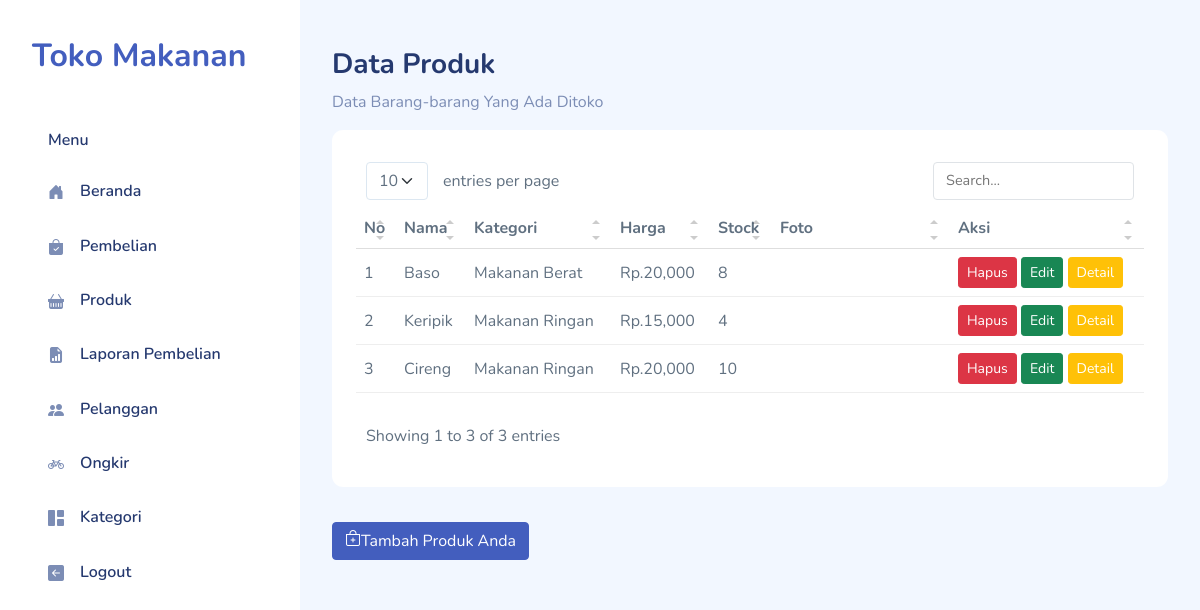
Screenshot of /admin/index.php?halaman=produk (signed in) with the database file from the repository.
### tables this page shows
CREATE TABLE `produk` (
  `id_produk` int(11) NOT NULL,
  `id_kategori` int(11) NOT NULL,
  `nama_produk` varchar(100) NOT NULL,
  `harga_produk` int(11) NOT NULL,
  `stock_produk` int(11) NOT NULL,
  `foto_produk` varchar(255) NOT NULL,
  `deskripsi_produk` text NOT NULL
);

CREATE TABLE `kategori` (
  `id_kategori` int(11) NOT NULL,
  `nama_kategori` varchar(100) NOT NULL
);

### admin/include/functions.php (called while the page is built, shortened)
<?php
$conn = new mysqli("localhost", "root", "", "toko-makanan");
function queryData($query) {
    global $conn;
    $result = mysqli_query($conn, $query);
    $rows = [];
    while($row = mysqli_fetch_assoc($result)) {
        $rows[] = $row;
    }
    return $rows;
}
?>

### admin/produk.php (the view, shortened to what this page needs)
<?php
$result = queryData("SELECT * FROM produk JOIN kategori ON produk.id_kategori = kategori.id_kategori");
$nomor = 1;
?>
<div class="page-heading">
    <div class="page-title">
        <div class="row">
            <div class="col-12 col-md-6 order-md-1 order-last">
                <h3>Data Produk</h3>
                <p class="text-subtitle text-muted">Data Barang-barang Yang Ada Ditoko</p>
            </div>
        </div>
    </div>
    <section class="section">
        <div class="card">
            <div class="card-body">
                <table class="table table-hover" id="table1">
                    <thead>
                        <tr>
                            <th>No</th>
                            <th>Nama</th>
                            <th>Kategori</th>
                            <th>Harga</th>
                            <th>Stock</th>
                            <th>Foto</th>
                            <th>Aksi</th>
                        </tr>
                    </thead>
                    <tbody>
                        <?php foreach($result as $row) : ?>
                        <tr>
                            <td><?= $nomor++; ?></td>
                            <td><?= $row["nama_produk"]; ?></td>
                            <td><?= $row["nama_kategori"]; ?></td>
                            <td>Rp.<?= number_format($row["harga_produk"]); ?></td>
                            <td><?= $row["stock_produk"]; ?></td>
                            <td>
                            </td>
                            <td>
                                <a href="index.php?halaman=hapusproduk&id=<?= $row["id_produk"];?>"
                                    onclick="return confirm('Yakin ?') ;" class=" btn btn-sm btn-danger">Hapus</a>
                                <a href="index.php?halaman=ubahproduk&id=<?= $row["id_produk"]; ?>"
                                    class=" btn btn-sm btn-success">Edit</a>
                                <a href="index.php?halaman=detailproduk&id=<?= $row["id_produk"]; ?>"
                                    class=" btn btn-sm btn-warning">Detail</a>
                            </td>
                        </tr>
                        <?php endforeach; ?>
                    </tbody>
                </table>
            </div>
        </div>
        <a href="index.php?halaman=tambahproduk" class="btn btn-primary"><i class="bi bi-bag-plus"></i>Tambah Produk
            Anda</a>
    </section>
</div>

### admin/include/header.php (shortened to what this page needs)
<?php
include('functions.php')
?>
<!DOCTYPE html>
<html lang="en">
<head>
    <link rel="stylesheet" href="./assets/css/bootstrap.css" />
    <link rel="stylesheet" href="./assets/vendors/iconly/bold.css" />
    <link rel="stylesheet" href="./assets/vendors/perfect-scrollbar/perfect-scrollbar.css" />
    <link rel="stylesheet" href="./assets/vendors/bootstrap-icons/bootstrap-icons.css" />
    <link rel="stylesheet" href="./assets/css/app.css" />
    <link rel="stylesheet" href="./assets/vendors/simple-datatables/style.css">
</head>
<body>
    <iv id="app">
        <div id="sidebar" class="active">
            <div class="sidebar-wrapper active">
                <div class="sidebar-header">
                    <div class="d-flex justify-content-between">
                        <div class="logo">
                            <a href="index.html">Toko Makanan</a>
                        </div>
                    </div>
                </div>
                <div class="sidebar-menu">
                    <ul class="menu">
                        <li class="sidebar-title">Menu</li>
                        <li class="sidebar-item">
                            <a href="index.php" class="sidebar-link">
                                <i class="bi bi-house-door-fill"></i>
                                <span>Beranda</span>
                            </a>
                        </li>
                        <li class="sidebar-item">
                            <a href="index.php?halaman=pembelian" class="sidebar-link">
                                <i class="bi bi-bag-check-fill"></i>
                                <span>Pembelian</span>
                            </a>
                        </li>
                        <li class="sidebar-item">
                            <a href="index.php?halaman=produk" class="sidebar-link">
                                <i class="bi bi-basket-fill"></i>
                                <span>Produk</span>
                            </a>
                        </li>
                        <li class="sidebar-item">
                            <a href="index.php?halaman=laporan_pembelian" class="sidebar-link">
                                <i class="bi bi-file-earmark-bar-graph-fill"></i>
                                <span>Laporan Pembelian</span>
                            </a>
                        </li>
                        <li class="sidebar-item">
                            <a href="index.php?halaman=pelanggan" class="sidebar-link">
                                <i class="bi bi-people-fill"></i>
                                <span>Pelanggan</span>
                            </a>
                        </li>
                        <li class="sidebar-item">
                            <a href="index.php?halaman=ongkir" class="sidebar-link">
                                <i class="bi bi-bicycle"></i>
                                <span>Ongkir</span>
                            </a>
                        </li>
                        <li class="sidebar-item">
                            <a href="index.php?halaman=kategori" class="sidebar-link">
                                <i class="bi bi-grid-1x2-fill"></i>
                                <span>Kategori</span>
                            </a>
                        </li>
                        <li class="sidebar-item">
                            <a href="index.php?halaman=logout" class="sidebar-link">
                                <i class="bi bi-arrow-left-square-fill"></i>
                                <span>Logout</span>
                            </a>
                        </li>
                    </ul>
                </div>
            </div>
        </div>

### admin/index.php (shortened to what this page needs)
<?php
include('include/header.php');
?>
<div id="main">
    <div class="page-content">
        <section class="row">
            <?php
            if(isset($_GET["halaman"]))  {
                if(($_GET["halaman"]=="produk")) {
                    include 'produk.php';
                }else if($_GET["halaman"]== "tambahproduk"){
                    include "tambahproduk.php";
                }else if($_GET["halaman"]== "hapusproduk"){
                    include "hapusproduk.php";
                }else if($_GET["halaman"]== "ubahproduk"){
                    include "ubahproduk.php";
                }else if($_GET["halaman"]== "detailproduk"){
                    include "detailproduk.php";
                }else if($_GET["halaman"]== "kategori"){
                    include "kategori.php";
                }else if($_GET["halaman"]== "tambahkategori"){
                    include "tambahkategori.php";
                }else if($_GET["halaman"]== "hapuskategori"){
                    include "hapuskategori.php";
                }else if($_GET["halaman"]== "pelanggan"){
                    include "pelanggan.php";
                }else if($_GET["halaman"]== "logout"){
                    include "logout.php";
                }else if($_GET["halaman"]== "pembelian"){
                    include "pembelian.php";
                }else if($_GET["halaman"]== "pembayaran"){
                    include "pembayaran.php";
                }else if($_GET["halaman"]== "detail"){
                    include "detail.php";
                }else if($_GET["halaman"]== "laporan_pembelian"){
                    include "laporan_pembelian.php";
                } else if($_GET["halaman"]== "ongkir"){
                    include "ongkir.php";
                }else if($_GET["halaman"]== "hapusongkir"){
                    include "hapusongkir.php";
                }
                else if($_GET["halaman"]== "tambahongkir"){
                    include "tambahongkir.php";
                }else if($_GET["halaman"]== "logout"){
                    include "logout.php";
                }
            }else {
                include "main.php";
            }
            ?>
        </section>
    </div>
</div>
<?php include('include/footer.php') ?>

### admin/include/footer.php (shortened to what this page needs)
</body>
</html>

### admin/assets/css/app.css (style rules this page uses)
.btn i,.btn svg { width:16px;height:16px }
.btn.btn-danger,.btn.btn-info,.btn.btn-primary,.btn.btn-secondary,.btn.btn-success,.btn.btn-warning { color:#fff }
.card { margin-bottom:2.2rem;border:none }
.card .card-body { padding:1.5rem }
#sidebar.active .sidebar-wrapper { left:0 }
.sidebar-wrapper { width:300px;height:100vh;position:fixed;top:0;z-index:10;overflow-y:auto;background-color:#fff;bottom:0;transition:left .5s ease-out }
.sidebar-wrapper .sidebar-header { padding:2rem 2rem 1rem;font-size:2rem;font-weight:700 }
.sidebar-wrapper .menu { margin-top:2rem;padding:0 2rem;font-weight:600 }
.sidebar-wrapper .menu .sidebar-title { padding:0 1rem;margin:1.5rem 0 1rem;font-size:1rem;list-style:none;font-weight:600;color:#25396f }
.sidebar-wrapper .menu .sidebar-link { display:block;padding:.7rem 1rem;font-size:1rem;display:flex;align-items:center;border-radius:.5rem;transition:all .5s;text-decoration:none;color:#25396f }
.sidebar-wrapper .menu .sidebar-link i,.sidebar-wrapper .menu .sidebar-link svg { color:#7c8db5 }
.sidebar-wrapper .menu .sidebar-link span { margin-left:1rem }
.sidebar-wrapper .menu .sidebar-item { list-style:none;margin-top:.5rem;position:relative }
.dataTable-table td,.dataTable-table thead th,.table td,.table thead th { vertical-align:middle }
.dataTable-table:not(.table-borderless) thead th,.table:not(.table-borderless) thead th { border-bottom:1px solid #dedede!important }
.bi { width:1rem;height:1rem }
#main { margin-left:300px;padding:2rem }
.page-heading { margin:0 0 2rem }
.page-heading h3 { font-weight:700 }
a { text-decoration:none }

### rows the page displays
produk: nama_produk "Baso", id_kategori.nama_kategori "Makanan Berat", harga_produk "20,000", stock_produk "8"
produk: nama_produk "Keripik", id_kategori.nama_kategori "Makanan Ringan", harga_produk "15,000", stock_produk "4"
produk: nama_produk "Cireng", id_kategori.nama_kategori "Makanan Ringan", harga_produk "20,000", stock_produk "10"
